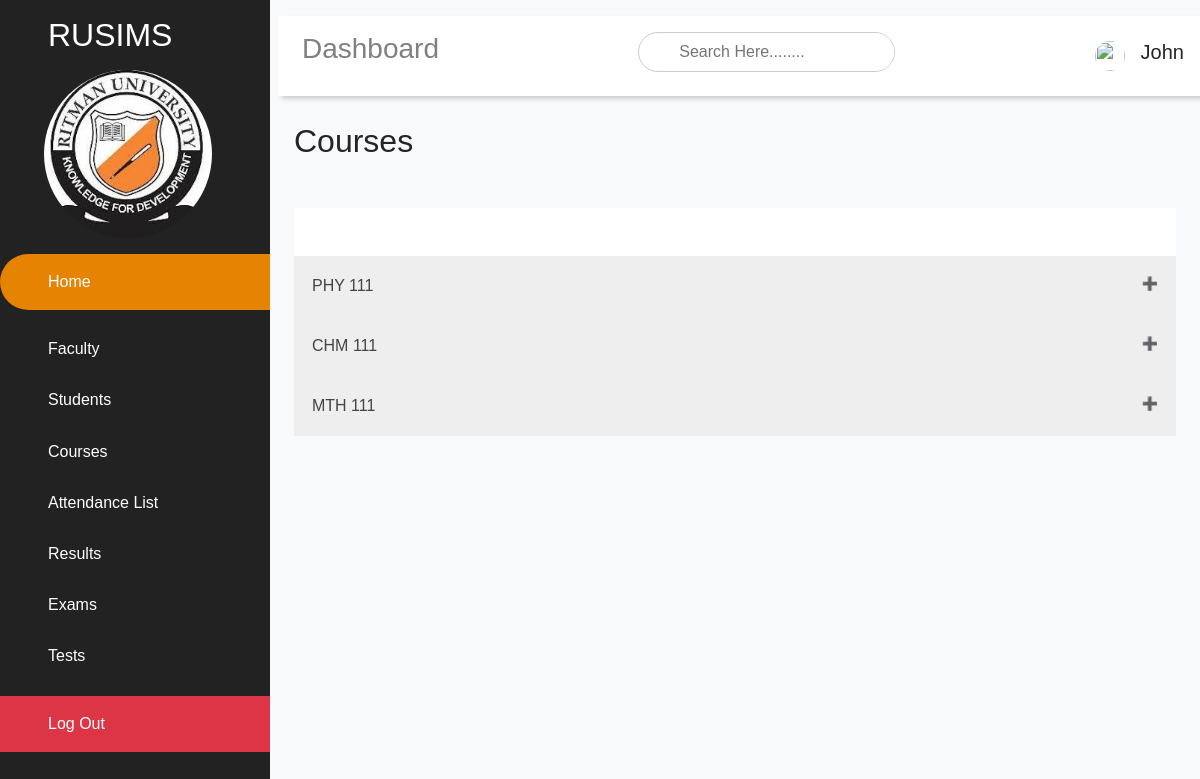
The page /students/courses (signed in) on the database its author committed.
### tables this page shows
CREATE TABLE `courses` (
  `id` int(30) NOT NULL,
  `name` varchar(30) NOT NULL,
  `description` varchar(200) DEFAULT NULL,
  `level` varchar(30) NOT NULL,
  `department` varchar(30) DEFAULT '*',
  `created_at` timestamp NOT NULL DEFAULT CURRENT_TIMESTAMP,
  `updated_at` timestamp NOT NULL DEFAULT CURRENT_TIMESTAMP ON UPDATE CURRENT_TIMESTAMP
);

### app/libraries/Core.php (called while the page is built, shortened)
<?php
class Core
{
    protected $currentMethod = 'index';
    public function __construct()
    {
        $url = $this->geturl();
        if (file_exists('../app/controllers/' . ucwords($url[0]) . '.php')) {
            unset($url[0]);
        }
        $this->currentController = new $this->currentController;
        if (isset($url[1])) {
            if (method_exists($this->currentController, $url[1])) {
                $this->currentMethod=$url[1];
                unset($url[1]);
            }
        }
        $this->params=$url ? array_values($url):[];
         call_user_func_array([$this->currentController,
         $this->currentMethod], $this->params);
    }
    public function geturl()
    {
        if (isset($_GET['url'])) {
            $url = rtrim($_GET['url'], '/');
            $url = filter_var($url, FILTER_SANITIZE_URL);
            $url = explode('/', $url);
            return $url;
        }
    }
}

### public/index.php (called while the page is built, shortened)
<?php
$init  = new Core;
?>

### app/libraries/Database.php (called while the page is built, shortened)
<?php
class Database
{
    private $host = DB_HOST;
    private $user = DB_USER;
    private $pass = DB_PASS;
    private $dbname = DB_NAME;
    private $dbh;
    private $stmt;
    public function __construct()
    {
        $dsn = 'mysql:host=' . $this->host . ';dbname=' . $this->dbname;
        $options = array(
            PDO::ATTR_PERSISTENT => true,
            PDO::ATTR_ERRMODE => PDO::ERRMODE_EXCEPTION
        );
        try {
            $this->dbh = new PDO($dsn, $this->user, $this->pass, $options);
        } catch (PDOException $e) {
            $this->error = $e->getMessage();
            echo $this->error;
        }
    }
    public function query($sql)
    {
        $this->stmt = $this->dbh->prepare($sql);
    }
    public function bind($param, $value, $type = null)
    {
        if (is_null($type)) {
            switch (true) {
                default:
                    $type = PDO::PARAM_STR;
            }
        }
        $this->stmt->bindValue($param, $value, $type);
    }
    public function execute()
    {
        return $this->stmt->execute();
    }
    public function resultSet()
    {
        $this->execute();
        return $this->stmt->fetchAll(PDO::FETCH_OBJ);
    }
    public function single()
    {
        $this->execute();
        return $this->stmt->fetch(PDO::FETCH_OBJ);
    }
}

### app/models/Student.php (called while the page is built, shortened)
<?php
class Student
{
    private $db;
    public function __construct()
    {
        $this->db = new Database;
    }
    public function getUserbyId($user_id)
    {
        $this->db->query('SELECT * FROM users WHERE id= :user_id');
        $this->db->bind(':user_id', $user_id);
        $row = $this->db->single();
        return $row;
    }
    public function getStudentProfile($user_id)
    {
        $this->db->query('SELECT * FROM students_profile WHERE user_id= :user_id');
        $this->db->bind(':user_id', $user_id);
        if ($row = $this->db->single()) {
            $row->data = $this->getUserbyId($row->user_id);
            return $row;
        } else {
            return false;
        }
    }
    public function getCourses($level)
    {
        $this->db->query('SELECT * FROM courses WHERE level= :level');
        $this->db->bind(':level', $level);
        return $this->db->resultSet();
    }
}

### app/helpers/session_helper.php (called while the page is built, shortened)
<?php
function isLoggedIn()
{
    if (isset($_SESSION['user_id'])) {
        return true;
    } else {
        return false;
    }
}

### app/views/students/courses.php (the view, shortened to what this page needs)
<?php require APPROOT . '/views/students/inc/header.php'; ?>
<div class="main-content">
  <?php require APPROOT . '/views/students/inc/dashnav.php'; ?>
  <link rel="stylesheet" href="<?= URLROOT ?>/css/calendar.css">
  <main>
    <h2>Courses</h2>
    <div class="bg-white mt-5 pt-5">
      <?php foreach ($data['courses'] as $course) : ?>
        <button class="accordion"><?= $course->name ?></button>
      <?php endforeach; ?>
    </div>
  </main>
</div>
<?php require APPROOT . '/views/students/inc/footer.php'; ?>

### public/css/dashboard/dashboard.css (style rules this page uses)
* { margin: 0; padding: 0; box-sizing: border-box; list-style-type: none; text-decoration: none; font-family: 'Popping', sans-serif; }
.main-content { transition: margin-left 300ms; margin-left: 270px; }
.main-content { transition: margin-left 300ms; }
main { margin-top: 90px; padding: 2rem 1.5rem; min-height: calc(100vh - 90px); }

### public/css/accordion.css (style rules this page uses)
button.accordion { background-color: #eee; color: #444; cursor: pointer; padding: 18px; width: 100%; text-align: left; border: none; outline: none; transition: 0.4s; }
button.accordion:after { content: '\02795'; font-size: 13px; color: #777; float: right; margin-left: 5px; }

### public/css/calendar.css (style rules this page uses)
body { font-family: Verdana, sans-serif; }

### rows shown on the page
courses: name "PHY 111"
courses: name "CHM 111"
courses: name "MTH 111"

### other values the page prints
$_SESSION['user_name'] "John"
